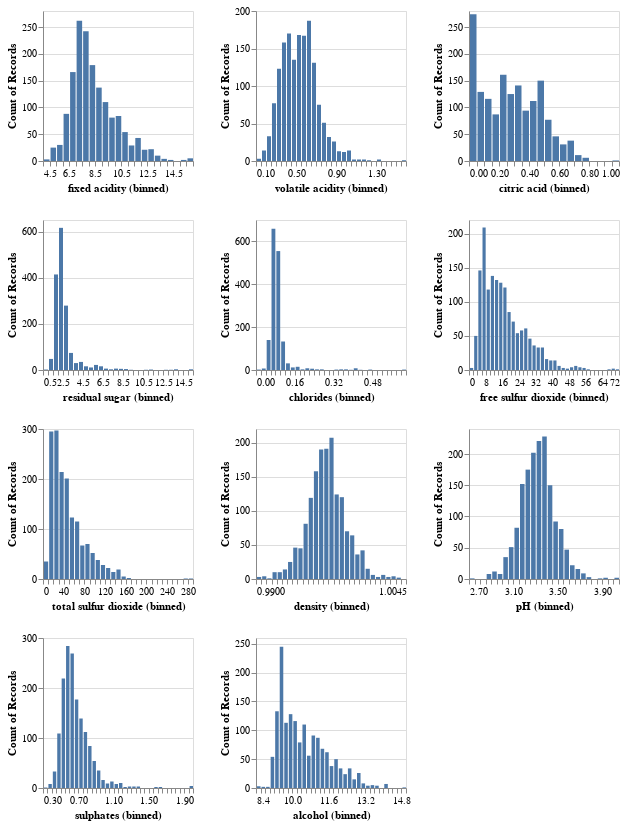

Notebook cell for this chart:
### Markdown cell above
We first observe the distribution of the features using their statistical summaries and a histogram. We can see that the majority of features have a skewed distribution, with many containing outliers. Volatile acidity, residual sugar, chlorides, free sulfur dioxide, total sulfur dioxide, and sulphates all have very extreme outliers.

### Code cell
# Features 
feature_df = df.drop('quality', axis=1)

feature_names = list(feature_df.columns)

alt.Chart(feature_df).mark_bar().encode(
     alt.X(alt.repeat()).type('quantitative').bin(maxbins=40),
     y='count()',
).properties(
    width=150,
    height=150
).repeat(
    feature_names, 
    columns=3
)

### Figure 1 — Vega-Lite specification as saved in the notebook (floating-point values rounded to 4 significant figures; data arrays with more than 128 entries replaced by an {"elided": "..."} marker saying what was removed)
{"config": {"view": {"continuousWidth": 300, "continuousHeight": 300}}, "repeat": ["fixed acidity", "volatile acidity", "citric acid", "residual sugar", "chlorides", "free sulfur dioxide", "total sulfur dioxide", "density", "pH", "sulphates", "alcohol"], "spec": {"data": {"name": "data-0f7e70c7b34f9e5f938a1e90e2a8b1c1"}, "mark": {"type": "bar"}, "encoding": {"x": {"bin": {"maxbins": 40}, "field": {"repeat": "repeat"}, "type": "quantitative"}, "y": {"aggregate": "count", "type": "quantitative"}}, "height": 150, "width": 150}, "columns": 3, "$schema": "https://vega.github.io/schema/vega-lite/v5.15.1.json", "datasets": {"data-0f7e70c7b34f9e5f938a1e90e2a8b1c1": {"elided": "1599 records"}}}
